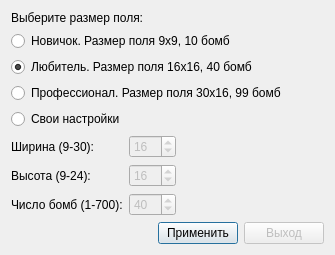
<?xml version="1.0" encoding="UTF-8"?>
<ui version="4.0">
 <class>fieldOptionsDialog</class>
 <widget class="QDialog" name="fieldOptionsDialog">
  <property name="windowModality">
   <enum>Qt::WindowModal</enum>
  </property>
  <property name="geometry">
   <rect>
    <x>0</x>
    <y>0</y>
    <width>324</width>
    <height>236</height>
   </rect>
  </property>
  <property name="sizePolicy">
   <sizepolicy hsizetype="Fixed" vsizetype="Fixed">
    <horstretch>0</horstretch>
    <verstretch>0</verstretch>
   </sizepolicy>
  </property>
  <property name="windowTitle">
   <string>Новая игра</string>
  </property>
  <property name="windowIcon">
   <iconset resource="res.qrc">
    <normaloff>:/pics/icon.png</normaloff>:/pics/icon.png</iconset>
  </property>
  <layout class="QVBoxLayout" name="verticalLayout">
   <item>
    <widget class="QLabel" name="label">
     <property name="text">
      <string>Выберите размер поля:</string>
     </property>
    </widget>
   </item>
   <item>
    <widget class="QRadioButton" name="radioButtonEasy">
     <property name="text">
      <string>Новичок. Размер поля 9х9, 10 бомб</string>
     </property>
    </widget>
   </item>
   <item>
    <widget class="QRadioButton" name="radioButtonMedium">
     <property name="text">
      <string>Любитель. Размер поля 16х16, 40 бомб</string>
     </property>
     <property name="checked">
      <bool>true</bool>
     </property>
    </widget>
   </item>
   <item>
    <widget class="QRadioButton" name="radioButtonHard">
     <property name="text">
      <string>Профессионал. Размер поля 30х16, 99 бомб</string>
     </property>
    </widget>
   </item>
   <item>
    <widget class="QRadioButton" name="radioButtonManual">
     <property name="text">
      <string>Свои настройки</string>
     </property>
    </widget>
   </item>
   <item>
    <layout class="QHBoxLayout" name="horizontalLayout">
     <item>
      <layout class="QGridLayout" name="gridLayout">
       <item row="0" column="0">
        <widget class="QLabel" name="label_2">
         <property name="text">
          <string>Ширина (9-30):</string>
         </property>
        </widget>
       </item>
       <item row="0" column="1">
        <widget class="QSpinBox" name="spinBoxWidth">
         <property name="enabled">
          <bool>false</bool>
         </property>
         <property name="minimum">
          <number>9</number>
         </property>
         <property name="maximum">
          <number>30</number>
         </property>
         <property name="value">
          <number>16</number>
         </property>
        </widget>
       </item>
       <item row="1" column="0">
        <widget class="QLabel" name="label_3">
         <property name="text">
          <string>Высота (9-24):</string>
         </property>
        </widget>
       </item>
       <item row="1" column="1">
        <widget class="QSpinBox" name="spinBoxHeight">
         <property name="enabled">
          <bool>false</bool>
         </property>
         <property name="minimum">
          <number>9</number>
         </property>
         <property name="maximum">
          <number>24</number>
         </property>
         <property name="value">
          <number>16</number>
         </property>
        </widget>
       </item>
       <item row="2" column="0">
        <widget class="QLabel" name="label_4">
         <property name="text">
          <string>Число бомб (1-700):</string>
         </property>
        </widget>
       </item>
       <item row="2" column="1">
        <widget class="QSpinBox" name="spinBoxBombs">
         <property name="enabled">
          <bool>false</bool>
         </property>
         <property name="minimum">
          <number>1</number>
         </property>
         <property name="maximum">
          <number>700</number>
         </property>
         <property name="value">
          <number>40</number>
         </property>
        </widget>
       </item>
      </layout>
     </item>
     <item>
      <spacer name="horizontalSpacer">
       <property name="orientation">
        <enum>Qt::Horizontal</enum>
       </property>
       <property name="sizeType">
        <enum>QSizePolicy::Minimum</enum>
       </property>
       <property name="sizeHint" stdset="0">
        <size>
         <width>148</width>
         <height>20</height>
        </size>
       </property>
      </spacer>
     </item>
    </layout>
   </item>
   <item>
    <layout class="QHBoxLayout" name="horizontalLayout_2">
     <item>
      <spacer name="horizontalSpacer_2">
       <property name="orientation">
        <enum>Qt::Horizontal</enum>
       </property>
       <property name="sizeHint" stdset="0">
        <size>
         <width>40</width>
         <height>20</height>
        </size>
       </property>
      </spacer>
     </item>
     <item>
      <widget class="QPushButton" name="pushButtonApply">
       <property name="text">
        <string>Применить</string>
       </property>
      </widget>
     </item>
     <item>
      <widget class="QPushButton" name="pushButtonExit">
       <property name="enabled">
        <bool>false</bool>
       </property>
       <property name="text">
        <string>Выход</string>
       </property>
      </widget>
     </item>
    </layout>
   </item>
  </layout>
 </widget>
 <resources>
  <include location="res.qrc"/>
 </resources>
 <connections/>
</ui>
